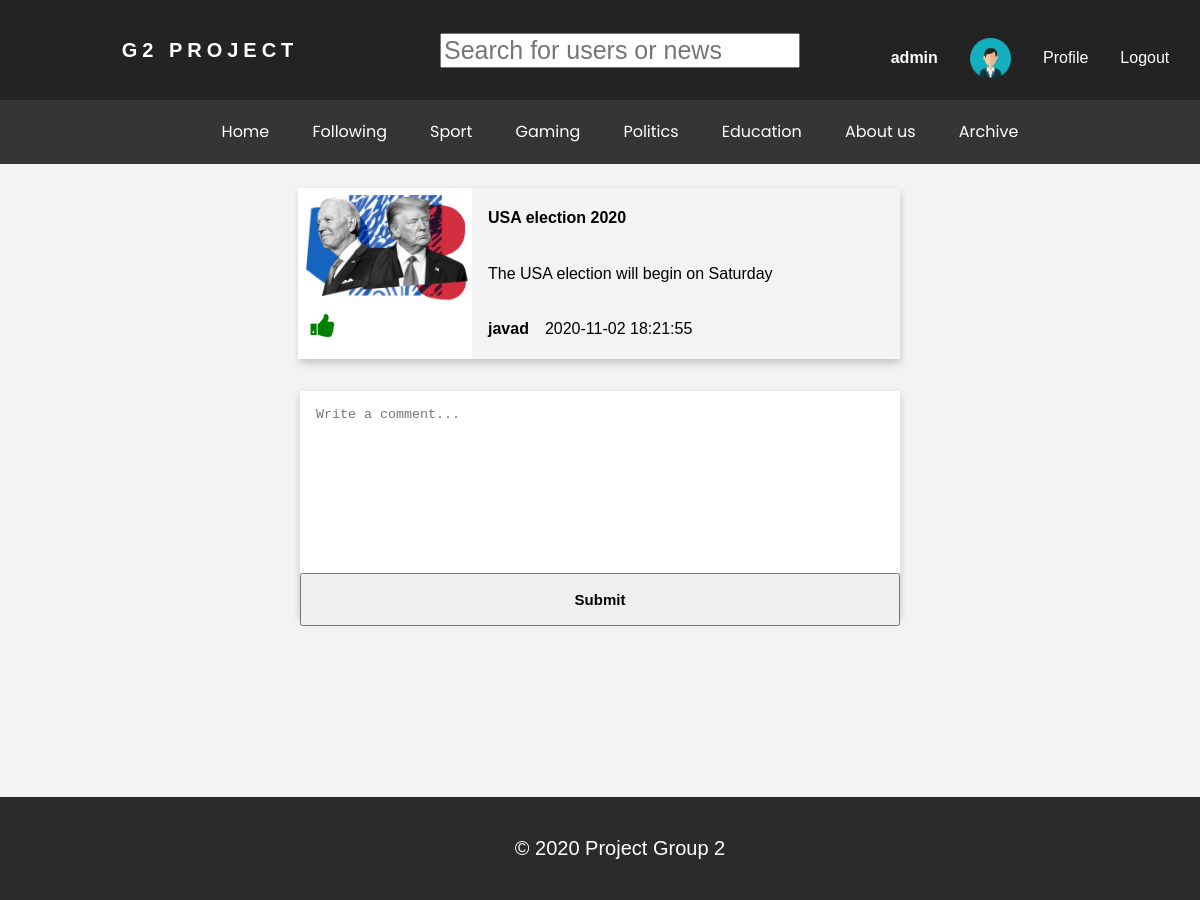
Page /news.php?q=63 (signed in) on the committed database.
### tables this page shows
CREATE TABLE Users (id INTEGER PRIMARY KEY AUTOINCREMENT, username varchar (30) UNIQUE NOT NULL, password varchar (30) NOT NULL, admin bool DEFAULT (0), email varchar (30) UNIQUE NOT NULL, picture varchar (30));

### inc/connection.php (called while the page is built, shortened)
<?php
	$db1 = new SQLite3('db/databas.db');
	$db1->busyTimeout(5000);
    $db1->exec('PRAGMA journal_mode = wal;');
	$username="";
	if(isset($_SESSION['username']))
	{
		$username=$_SESSION['username'];
	}
	$loggedInId=$db1->querySingle("select id from Users where username='$username'");
?>

### news.php (the view, shortened to what this page needs)
<?php
        include("inc/header.php");
        $db1 = new SQLite3('db/databas.db');
       $id="";
        if(isset($_GET['q']))
        {
            $id=$_GET['q'];
        }
        $user_id="";
        $query="select Users.username, News.postDate, News.rating, News.newsId, News.image, News.title, News.content from News
                join Users on Users.id=News.userId where News.newsId='$id'";
        $query1="select id from Users where username='$username'";
        $stmt=$db->prepare($query);
        $stmt1=$db->prepare($query1);
        $stmt->execute();
        $stmt1->execute();
        while($result=$stmt1->fetch())
        {
            $user_id=$result['id'];
        }
	?>
		<div id="content">
        <?php
                $color="";
                $count = $db1->querySingle("SELECT COUNT(*) as count FROM likes where newsId='$id' AND userId='$user_id'");
                if($count>0)
                {
                    $color="green";
                }
                else
                {
                    $color="black";
                }
                while($result=$stmt->fetch())
                { ?>
                    <div class="first">
                        <div class="left">
                           <div class="image"><img src="<?=$result['image']?>" alt="image"/></div>
                            <div class="like">
                                <form method="POST" name="form">
                                    <div class='styleLikeButton'>
                                    <?php if(isset($_SESSION['username'])) { ?>
                                        <button type="button" onclick="changeColor()" name="submit1" id="submit1"><i class="fa fa-thumbs-up"  value="<?=$color?>"  id="thumb" style="font-size:200%; color:<?=$color?>; "></i></button>
                                    <?php }
                                    else { ?>
                                        <button type='button' onclick='message()'> <i class='fa fa-thumbs-up' id='thumb' style='font-size:200%'></i></button>
                                    <?php } ?>
                                        <div id='like'></div>
                                    </div>
                                </form>
                            </div>
                         </div>
                        <div class='right'>
                            <h4><?=$result['title']?></h4>
                            <p><?=$result['content']?></p>
                            <div class="date"><h4><?=$result['username']?></h4>
                            <p><?=$result['postDate']?></p></div>
                        </div>
                    </div>
               <?php }  ?>
           <div class="second">
             <form method="post" name="form">
                <?php if(isset($_SESSION['username'])) { ?>
                    <textarea name="comments" rows="10" cols="20" id="comments" placeholder="Write a comment..."></textarea>
                    <input type="button" name="submit" value="Submit" id="submit">
                <?php }
                else { ?>
                    <textarea rows="10" id="comments" cols="20" placeholder="Write a comment..."></textarea>
                    <input type="button" onclick="message()" value="Submit">
                <?php } ?>
            </form>
           </div>
           <div id="display_comments"></div>
		</div>
	<?php
		include("inc/footer.php");
	?>

### inc/header.php (shortened to what this page needs)
<?php
	include("connection.php");
?>
<!doctype html5>
<html lang="en">
	<head>
		<link rel="stylesheet" href="https://cdnjs.cloudflare.com/ajax/libs/font-awesome/4.7.0/css/font-awesome.min.css">
		<link rel="stylesheet" href="style/header.css">
		<link rel="stylesheet" href="style/style.css">
		<link rel="stylesheet" href="style/news.css">
		<link rel="stylesheet" href="style/home.css">
		<link rel="stylesheet" href="style/profile.css">
	</head>
	<body onload="onLoadPage()">
		<div id="header">
			<div id="logo">
				<h4><a href="home.php">G2 Project</a></h4>
			</div>
			<div id="search">
				<input class="searchbox" type="text" onClick="searchSuggestion()" placeholder="Search for users or news" name="search2" id="search2">
			</div>
			<div id="userInfo">
				<div class="userDesktop">
					<?php
						if(isset($_SESSION['username']))
						{
							$activeUser=$_SESSION['username'];
							$query = "select * from users where username='$activeUser'";
							$stmt = $db->prepare($query);
							$stmt->execute();
							while($result=$stmt->fetch())
							{
								echo"
								<div class='userLoggedin'>
									<div>
										<h4>{$result['username']}</h4>
									</div>
									<div class='profilepic'>
										<img src='{$result['picture']}' alt='profilepic'/>
									</div>
									<div>
										<a href='profile.php?userId=$loggedInId'>Profile</a>
									</div>
									<div>
										<a href='.\logout.php'>Logout</a>
									</div>
								</div>
								";
							}
						}
					?>
				</div>
			</div>
		</div>
		<nav class="navLinksVerticalMobile">
			<ul class="nav-links">
				<li><a href="home.php">Home</a></li>
				<li><a href="following.php">Following</a></li>
				<li><a href="sport.php">Sport</a></li>
				<li><a href="gaming.php">Gaming</a></li>
				<li><a href="politic.php">Politics</a></li>
				<li><a href="education.php">Education</a></li>
				<li><a href="aboutus.php">About us</a></li>
				<li><a href="archive.php">Archive</a></li>
			</ul>
		</nav>

### style/header.css (style rules this page uses)
html { background:#f3f3f3; font-family:arial; overflow-x:hidden; }
body { position:relative; min-height: 100vh; margin:0; padding:0; padding-bottom:100px; }
#header { display:grid; min-height:100px; grid-auto-flow: column; grid-template-columns: 35% 30% 35%; color:white; background-color:232323; grid-gap:20px; }
#logo { display:grid; justify-content: center; align-content: center; color:white; text-transform:uppercase; letter-spacing: 5px; font-size:20px; }
#userInfo { display:grid; justify-content:center; align-content: center; grid-auto-flow: column; }
.userDesktop { margin-top:1rem; display:grid; grid-template-columns: 100%; align-content: center; }
.userLoggedin { display:grid; grid-template-columns: auto auto auto auto; align-items: center; grid-gap:2rem; justify-content: start; }
.profilepic { height:40px; }
.profilepic >img { max-width:100%; max-height:100%; display:block; }
#search { display:grid; position:relative; align-content: center; grid-auto-flow: column; }
.searchbox { width:100%; font-size:25px; }
nav { display:flex; height:1rem; justify-content:space-around; align-items:center; min-height:8vh; background-color:#353535; font-family:'Poppins', sans-serif; }
.nav-links { display:flex; justify-content:space-around; align-items:center; width:50%; }
.nav-links li { list-style: none; }
.nav-links li a { display:grid; align-items: center; text-decoration:none; color:white; padding-left:10px; padding-right:10px; line-height:8vh; min-height:8vh; display:block; }
a { text-decoration:none; color:white; }
.navLinksVerticalMobile { position:relative; }
@media screen and (max-width:1500px) { body { overflow-x:hidden; } }
@media screen and (max-width:1500px) { .nav-links { width:70%; } }

### style/news.css (style rules this page uses)
#content { margin:0 auto; width:50%; display:grid; grid-template-columns:100%; justify-content:center; grid-gap:2rem; grid-auto-rows:minmax(100px,auto); margin-top:2%; margin-bottom: 2%; }
#content >div { transition: 0.3s; }
.first { box-shadow: 0 4px 8px 0 rgba(0,0,0,0.2); justify-content: center; display:grid; grid-template-columns: 29% 69%; grid-gap:1em; }
.left { display:grid; grid-template-rows: auto auto; background-color:white; }
.image >img { max-height:100%; max-width:100%; display:block; }
.right { display:grid; justify-content: start; }
.date { display:grid; grid-template-columns: auto auto; justify-content: start; grid-gap:1rem; align-items: center; }
.like { display:grid; align-items: center; justify-content: start; grid-template-columns: 50% 50%; grid-auto-flow: column; padding-left:2%; }
.styleLikeButton { display:grid; grid-template-columns: 50% 50%; grid-auto-flow:column; outline:none; }
.styleLikeButton button[type=button] { border:none; outline:none; background-color:white; cursor: pointer; }
.second { box-shadow: 0 4px 8px 0 rgba(0,0,0,0.2); height:90%; }
#comments { width:100%; border:none; padding:1rem; resize:none; }
.second input[type=button] { width:100%; padding:1rem; font-size:15px; font-weight: bold; }
#display_comments { display:grid; grid-gap:2rem; }

### style/home.css (style rules this page uses)
#content { margin:0 auto; height:auto; margin-top:2%; margin-bottom: 2%; }
#submit1, #submitLoginOff { border:none; }

### rows in the picture
users: username "admin", picture (picture)
users: title "USA election 2020", content "The USA election will begin on Saturday", username "javad", postDate "2020-11-02 18:21:55"
